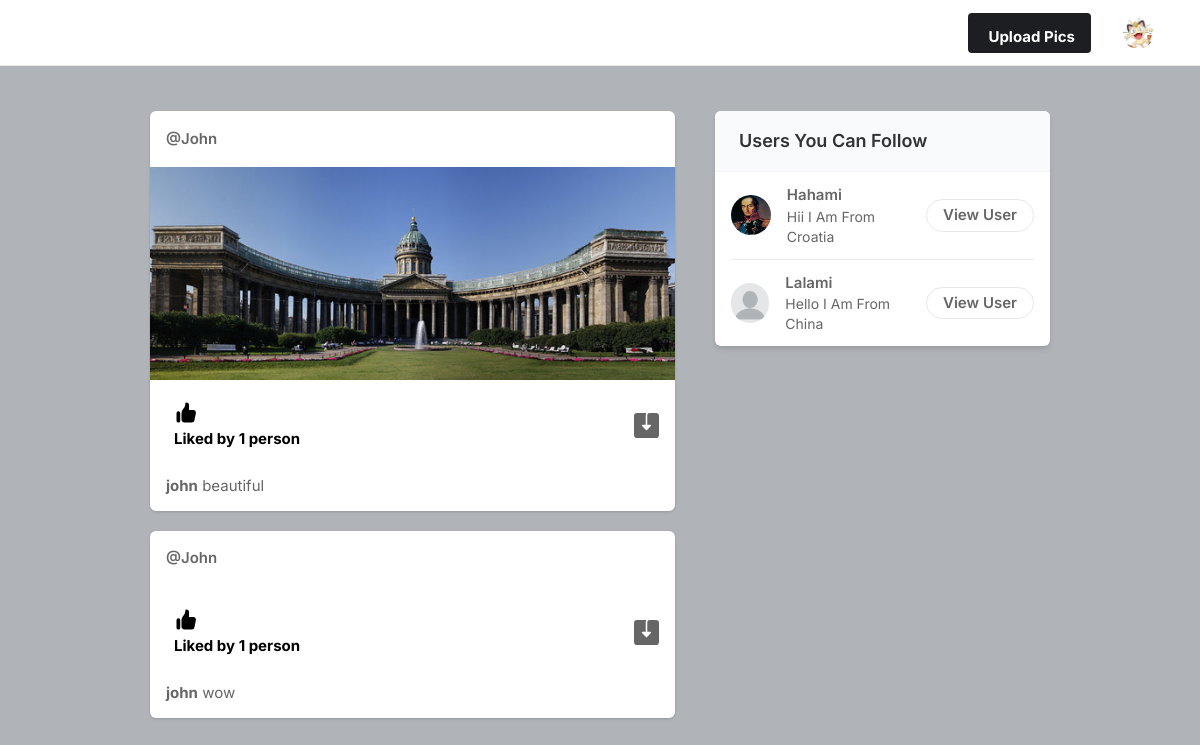
/ (signed in), run on the app's committed database.
### core/models.py (models this page shows, shortened)
class Profile(models.Model):
    user = models.ForeignKey(User, on_delete=models.CASCADE)
    id_user = models.IntegerField()
    bio = models.TextField(blank=True)
    profileimg = models.ImageField(upload_to='profile_images', default='blank-profile-picture.png')
    location = models.CharField(max_length=100, blank=True)

class Post(models.Model):
    id = models.UUIDField(primary_key=True, default=uuid.uuid4)
    user = models.CharField(max_length=100)
    image = models.ImageField(upload_to='post_images')
    caption = models.TextField()
    created_at = models.DateTimeField(default=datetime.now)
    no_of_likes = models.IntegerField(default=0)

### core/views.py (the view)
# urls.py: path('', views.index, name='index'),
@login_required(login_url='signin')
def index(request):
    user_object = User.objects.get(username=request.user.username)
    user_profile = Profile.objects.get(user=user_object)
    user_following_list = []
    feed = []
    user_following = FollowersCount.objects.filter(follower=request.user.username)
    for users in user_following:
        user_following_list.append(users.user)
    for usernames in user_following_list:
        feed_lists = Post.objects.filter(user=usernames)
        feed.append(feed_lists)
    feed_list = list(chain(*feed))
    all_users = User.objects.all()
    user_following_all = []
    for user in user_following:
        user_list = User.objects.get(username=user.user)
        user_following_all.append(user_list)
    new_suggestions_list = [x for x in list(all_users) if (x not in list(user_following_all))]
    current_user = User.objects.filter(username=request.user.username)
    final_suggestions_list = [x for x in list(new_suggestions_list) if (x not in list(current_user))]
    random.shuffle(final_suggestions_list)
    username_profile = []
    username_profile_list = []
    for users in final_suggestions_list:
        username_profile.append(users.id)
    for ids in username_profile:
        profile_lists = Profile.objects.filter(id_user=ids)
        username_profile_list.append(profile_lists)
    suggestions_username_profile_list = list(chain(*username_profile_list))
    posts = Post.objects.all()
    return render(request, 'index.html', {'user_profile': user_profile, 'posts': feed_list, 'suggestions_username_profile_list': suggestions_username_profile_list[:4]})

### templates/index.html (shortened to what this page needs)
{% load static %}
<!DOCTYPE html>
<html lang="en">
<head>
    <link rel="stylesheet" href="{% static 'assets/css/icons.css' %}">
    <link rel="stylesheet" href="{% static 'assets/css/uikit.css' %}">
    <link rel="stylesheet" href="{% static 'assets/css/style.css' %}">
    <link rel="stylesheet" href="{% static 'assets/css/tailwind.css' %}">
</head>
<body>
            <header>
                <div class="header_inner">
                    <div class="right-side lg:pr-4">
                        <a href="#"
                            class="bg-pink-500 flex font-bold hidden hover:bg-pink-600 hover:text-white inline-block items-center lg:block max-h-10 mr-4 px-4 py-2 rounded shado text-white">
                              Upload Pics
                        </a>
                        <a href="#">
                            <img src="{{user_profile.profileimg.url}}" class="header-avatar" alt="">
                        </a>
                    </div>
                </div>
            </header>
            <div class="container m-auto">
                <div class="lg:flex justify-center lg:space-x-10 lg:space-y-0 space-y-5">
                    <div class="space-y-5 flex-shrink-0 lg:w-7/12">
                        {% for post in posts reversed%}
                        <div class="bg-white shadow rounded-md  -mx-2 lg:mx-0">
                            <div class="flex justify-between items-center px-4 py-3">
                                <div class="flex flex-1 items-center space-x-4">
                                    <span class="block capitalize font-semibold "> <a href="/profile/{{post.user}}">@{{post.user}}</a> </span>
                                </div>
                              <div>
                                <a href="#"> <i class="icon-feather-more-horizontal text-2xl hover:bg-gray-200 rounded-full p-2 transition -mr-1 "></i> </a>
                              </div>
                            </div>
                            <div uk-lightbox>
                                <a href="{{post.image.url}}">
                                    <img src="{{post.image.url}}" alt="">
                                </a>
                            </div>
                            <div class="py-3 px-4 space-y-3">
                                <div class="flex space-x-4 lg:font-bold">
                                    <a href="/like-post?post_id={{post.id}}" class="flex items-center space-x-2">
                                        <div class="p-2 rounded-full text-black">
                                            {% if post.no_of_likes == 0 %}
                                            <p>No likes</p>
                                            {% elif post.no_of_likes == 1 %}
                                            <p>Liked by {{post.no_of_likes}} person</p>
                                            {% else %}
                                            <p>Liked by {{post.no_of_likes}} people</p>
                                            {% endif %}
                                        </div>
                                    </a>
                                    <a href="{{post.image.url}}" class="flex items-center space-x-2 flex-1 justify-end" download>
                                    </a>
                                </div>
                                <p>
                                    <a href="/profile/{{post.user}}"><strong>{{post.user}}</strong></a> {{post.caption}}
                                </p>
                            </div>
                        </div>
                        {% endfor %}
                    </div>
                    <div class="lg:w-5/12">
                        <div class="bg-white  shadow-md rounded-md overflow-hidden">
                            <div class="bg-gray-50  border-b border-gray-100 flex items-baseline justify-between py-4 px-6 ">
                                <h2 class="font-semibold text-lg">Users You Can Follow</h2>
                            </div>
                            <div class="divide-gray-300 divide-gray-50 divide-opacity-50 divide-y px-4 ">
                                {% for suggestion in suggestions_username_profile_list %}
                                <div class="flex items-center justify-between py-3">
                                    <div class="flex flex-1 items-center space-x-4">
                                        <a href="/profile/{{suggestion.user}}">
                                            <img src="{{suggestion.profileimg.url}}" class="bg-gray-200 rounded-full w-10 h-10">
                                        </a>
                                        <div class="flex flex-col">
                                            <span class="block capitalize font-semibold"> {{suggestion.user}} </span>
                                            <span class="block capitalize text-sm"> {{suggestion.bio}} </span>
                                        </div>
                                    </div>
                                    <a href="/profile/{{suggestion.user}}" class="border border-gray-200 font-semibold px-4 py-1 rounded-full hover:bg-pink-600 hover:text-white hover:border-pink-600 "> View User </a>
                                </div>
                                {% endfor %}
                            </div>
                        </div>
                    </div>
                </div>
            </div>
</body>
</html>

### static/assets/css/style.css (style rules this page uses)
body { background-color: #B0B3B8!important; }
::placeholder { color: #808080; opacity: 1; }
a { color: #be185d; -webkit-transition: 0.3s; transition: 0.3s; outline: none !important; }
img { max-width: 100%; }
body { color: #666; font-size: 15px; line-height: 27px; background-color: #f0f2f5; font-family: "Inter", sans-serif; text-transform: none; }
body p { font-size: 15px; line-height: 27px; }
h1, h2, h3, h4, h5, h6 { font-family: "Inter", sans-serif; text-transform: none; }
h1, h2, h3, h4, h5, h6 { color: #333; font-weight: 500; margin: 0; padding: 0; }
h2 { font-size: 26px; }
b, strong { font-weight: 700 !important; }
@media (min-width: 1024px) { .container { max-width: 900px !important; padding-top: 45px; } }
header { background-color: #fff; left: 0; right: 0; top: 0; z-index: 99; height: 66px; display: -webkit-box; display: -ms-flexbox; display: flex; -webkit-box-align: center; -ms-flex-align: center; align-items: center; border-bottom: 1px solid #e5e7eb; }
header .header_inner { display: -webkit-box; display: -ms-flexbox; display: flex; -webkit-box-align: center; -ms-flex-align: center; align-items: center; max-width: 1090px; margin: auto; width: 100%; max-width: 100% !important; padding: 0 30px; }
header .header_inner .right-side { display: -webkit-box; display: -ms-flexbox; display: flex; -webkit-box-align: center; -ms-flex-align: center; align-items: center; -webkit-box-pack: end; -ms-flex-pack: end; justify-content: flex-end; margin-left: auto; }
header .header_inner .right-side .header-avatar { width: 32px; height: 32px; border-radius: 100%; margin-left: 15px; }

### data on the page
Profile: profileimg (picture)
Post: user "John", image (picture), no_of_likes "1", user "john", caption "beautiful"
Post: user "John", no_of_likes "1", user "john", caption "wow"
Profile: profileimg (picture), user "Hahami", bio "Hii I Am From Croatia"
Profile: profileimg (placeholder picture), user "Lalami", bio "Hello I Am From China"
